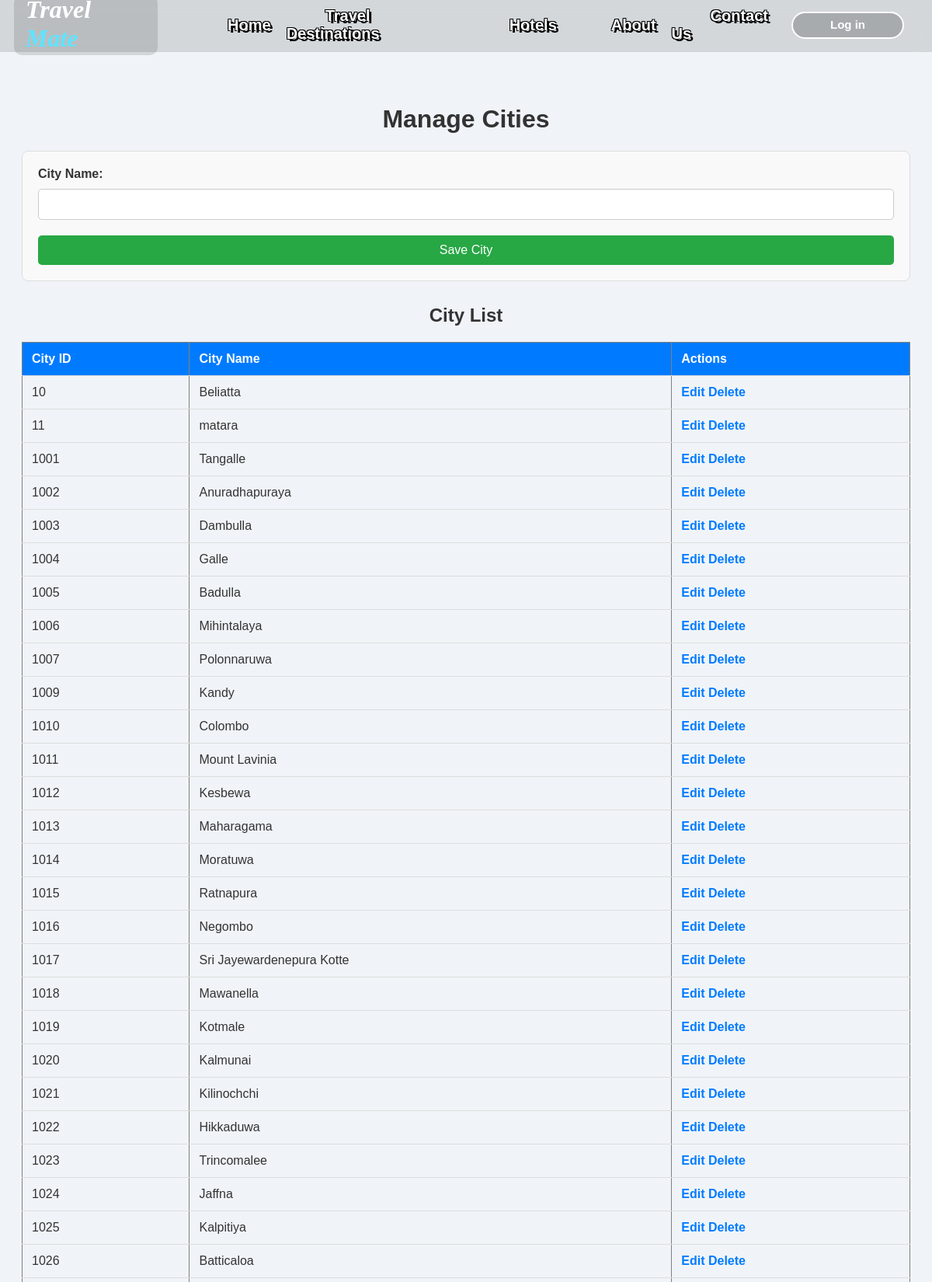
The page /manage-city.php (upper part) on the database its author committed.
### tables this page shows
CREATE TABLE `cities` (
  `city_id` int(11) NOT NULL,
  `city_name` varchar(255) NOT NULL
);

### manage-city.php (the view, shortened to what this page needs)
<?php
include 'config.php';
$sql = "SELECT * FROM cities";
$result = $conn->query($sql);
?>
<!DOCTYPE html>
<html lang="en">
<head>
    <link rel="stylesheet" href="manage-city.css">
</head>
<body>
<?php include 'header.php'; ?>
<h1>Manage Cities</h1>
<form method="post" action="">
    <label for="city_name">City Name:</label>
    <input type="text" id="city_name" name="city_name" required>
    <button type="submit">Save City</button>
</form>
<h2>City List</h2>
<table border="1">
    <tr>
        <th>City ID</th>
        <th>City Name</th>
        <th>Actions</th>
    </tr>
    <?php while ($row = $result->fetch_assoc()) { ?>
        <tr>
            <td><?php echo $row['city_id']; ?></td>
            <td><?php echo $row['city_name']; ?></td>
            <td>
                <a href="?edit=<?php echo $row['city_id']; ?>">Edit</a>
                <a href="?delete=<?php echo $row['city_id']; ?>" onclick="return confirm('Are you sure?')">Delete</a>
            </td>
        </tr>
    <?php } ?>
</table>
</body>
</html>

### manage-city.css (style rules this page uses)
body { font-family: Arial, sans-serif; background-color: #f0f4f8; margin-top: 4rem; padding: 20px; color: #333; }
h1, h2 { text-align: center; color: #333; }
form { display: flex; flex-direction: column; margin-bottom: 30px; border: 1px solid #ddd; padding: 20px; border-radius: 8px; background-color: #f9f9f9; }
form label { margin-bottom: 10px; font-weight: bold; }
form input[type="text"] { padding: 10px; margin-bottom: 20px; border: 1px solid #ccc; border-radius: 5px; font-size: 16px; }
form button { padding: 10px; background-color: #28a745; color: white; border: none; border-radius: 5px; font-size: 16px; cursor: pointer; }
table { width: 100%; border-collapse: collapse; margin-bottom: 20px; }
table th, table td { padding: 12px; text-align: left; border-bottom: 1px solid #ddd; }
table th { background-color: #007bff; color: white; }
a { text-decoration: none; color: #007bff; font-weight: bold; }

### header.css (style rules this page uses)
*, *::before, *::after { box-sizing: border-box; }

### rows shown on the page
cities: city "10", city_name "Beliatta"
cities: city "11", city_name "matara"
cities: city "1001", city_name "Tangalle"
cities: city "1002", city_name "Anuradhapuraya"
cities: city "1003", city_name "Dambulla"
cities: city "1004", city_name "Galle"
cities: city "1005", city_name "Badulla"
cities: city "1006", city_name "Mihintalaya"
cities: city "1007", city_name "Polonnaruwa"
cities: city "1009", city_name "Kandy"
cities: city "1010", city_name "Colombo"
cities: city "1011", city_name "Mount Lavinia"
cities: city "1012", city_name "Kesbewa"
cities: city "1013", city_name "Maharagama"
cities: city "1014", city_name "Moratuwa"
cities: city "1015", city_name "Ratnapura"
cities: city "1016", city_name "Negombo"
cities: city "1017", city_name "Sri Jayewardenepura Kotte"
cities: city "1018", city_name "Mawanella"
cities: city "1019", city_name "Kotmale"
cities: city "1020", city_name "Kalmunai"
cities: city "1021", city_name "Kilinochchi"
cities: city "1022", city_name "Hikkaduwa"
cities: city "1023", city_name "Trincomalee"
cities: city "1024", city_name "Jaffna"
cities: city "1025", city_name "Kalpitiya"
cities: city "1026", city_name "Batticaloa"
